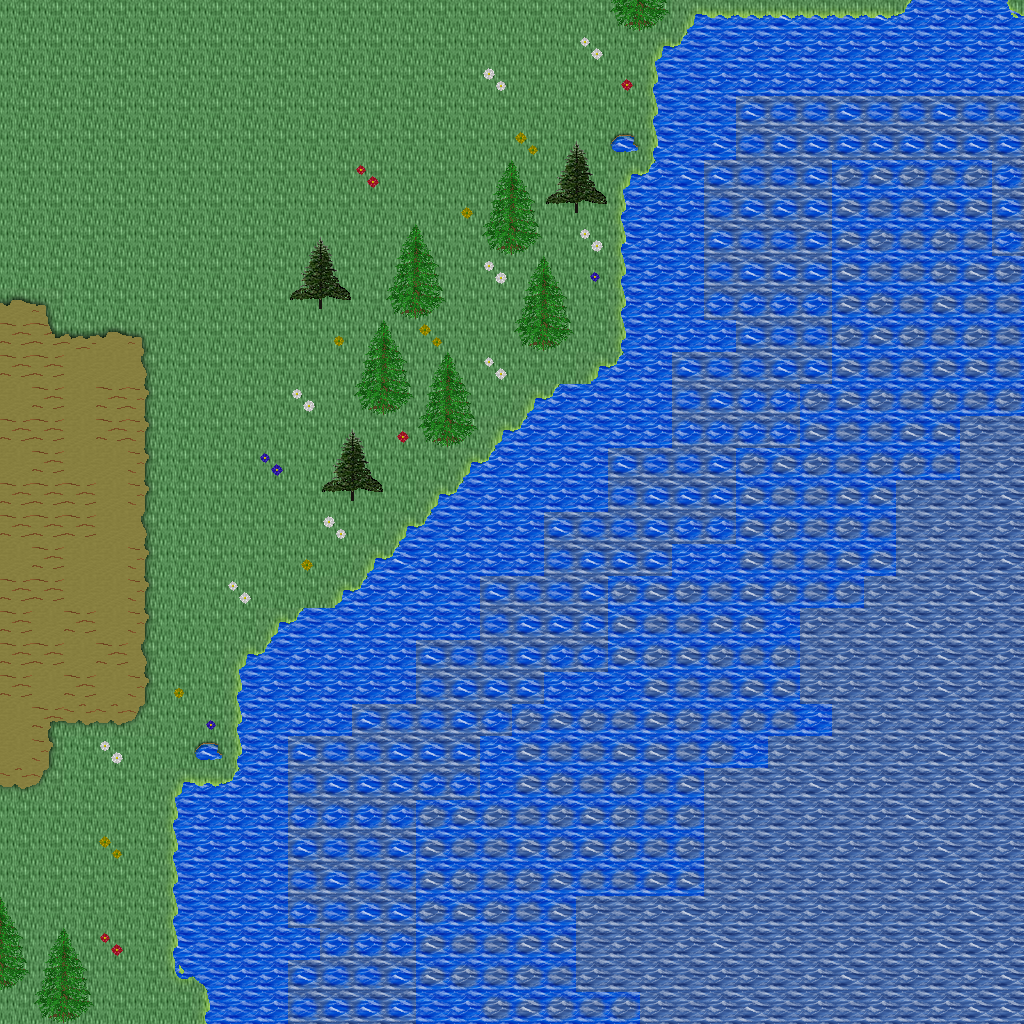

This game map was drawn from its Tiled (.tmx) file and the tilesets committed beside it. A one-line description and the trimmed map source follow:
An orthogonal 32x32 tile map with 32x32 px tiles, 5 tile layers (Ground, Objects, Objects2, Above, ...), 1 hidden layer not drawn, 60 tilesets.

<map version="1.10" tiledversion="1.11.0" orientation="orthogonal" renderorder="right-down" width="32" height="32" tilewidth="32" tileheight="32" infinite="0" nextlayerid="11" nextobjectid="1">
 <tileset firstgid="1" name="logic_collision" tilewidth="32" tileheight="32" tilecount="1" columns="1">
  <image source="../drawable/logic_collision.png" width="32" height="32" />
 </tileset>
 <tileset firstgid="2" name="building_decoration_orbpedestal" tilewidth="32" tileheight="32" tilecount="2" columns="1">
  <image source="../drawable/building_decoration_orbpedestal.png" width="32" height="64" />
 </tileset>
 <tileset firstgid="4" name="building_decoration_chimney" tilewidth="32" tileheight="32" tilecount="2" columns="1">
  <image source="../drawable/building_decoration_chimney.png" width="32" height="64" />
 </tileset>
 <tileset firstgid="6" name="item_statue_fairypool" tilewidth="32" tileheight="32" tilecount="16" columns="2">
  <image source="../drawable/item_statue_fairypool.png" width="64" height="256" />
 </tileset>
 <tileset firstgid="22" name="building_decoration_stone_details" tilewidth="32" tileheight="32" tilecount="4" columns="2">
  <image source="../drawable/building_decoration_stone_details.png" width="64" height="64" />
 </tileset>
 <tileset firstgid="26" name="building_door_closed" tilewidth="32" tileheight="32" tilecount="1" columns="1">
  <image source="../drawable/building_door_closed.png" width="32" height="32" />
 </tileset>
 <tileset firstgid="27" name="building_door_door" tilewidth="32" tileheight="32" tilecount="6" columns="3">
  <image source="../drawable/building_door_door.png" width="96" height="64" />
 </tileset>
 <tileset firstgid="33" name="building_fence_fence_chunky" tilewidth="32" tileheight="32" tilecount="21" columns="3">
  <image source="../drawable/building_fence_fence_chunky.png" width="96" height="224" />
 </tileset>
 <tileset firstgid="54" name="building_roof_blue" tilewidth="32" tileheight="32" tilecount="20" columns="5">
  <image source="../drawable/building_roof_blue.png" width="160" height="128" />
 </tileset>
 <tileset firstgid="74" name="building_roof_green" tilewidth="32" tileheight="32" tilecount="20" columns="5">
  <image source="../drawable/building_roof_green.png" width="160" height="128" />
 </tileset>
 <tileset firstgid="94" name="building_roof_red" tilewidth="32" tileheight="32" tilecount="20" columns="5">
  <image source="../drawable/building_roof_red.png" width="160" height="128" />
 </tileset>
 <tileset firstgid="114" name="building_roof_red2" tilewidth="32" tileheight="32" tilecount="20" columns="5">
  <image source="../drawable/building_roof_red2.png" width="160" height="128" />
 </tileset>
 <tileset firstgid="134" name="building_roof_roof_borders" tilewidth="32" tileheight="32" tilecount="9" columns="3">
  <image source="../drawable/building_roof_roof_borders.png" width="96" height="96" />
 </tileset>
 <tileset firstgid="143" name="building_roof_yellow" tilewidth="32" tileheight="32" tilecount="20" columns="5">
  <image source="../drawable/building_roof_yellow.png" width="160" height="128" />
 </tileset>
 <tileset firstgid="163" name="building_window_window_long" tilewidth="32" tileheight="32" tilecount="3" columns="3">
  <image source="../drawable/building_window_window_long.png" width="96" height="32" />
 </tileset>
 <tileset firstgid="166" name="ground_cobbled_paving" tilewidth="32" tileheight="32" tilecount="1" columns="1">
  <image source="../drawable/ground_cobbled_paving.png" width="32" height="32" />
 </tileset>
 <tileset firstgid="167" name="ground_gravel" tilewidth="32" tileheight="32" tilecount="1" columns="1">
  <image source="../drawable/ground_gravel.png" width="32" height="32" />
 </tileset>
 <tileset firstgid="168" name="ground_stone_floors" tilewidth="32" tileheight="32" tilecount="6" columns="3">
  <image source="../drawable/ground_stone_floors.png" width="96" height="64" />
 </tileset>
 <tileset firstgid="174" name="ground_ground" tilewidth="32" tileheight="32" tilecount="33" columns="3">
  <image source="../drawable/ground_ground.png" width="96" height="352" />
 </tileset>
 <tileset firstgid="207" name="plant_bush_various_small" tilewidth="32" tileheight="32" tilecount="9" columns="3">
  <image source="../drawable/plant_bush_various_small.png" width="96" height="96" />
 </tileset>
 <tileset firstgid="216" name="plant_flower_daisy_blue" tilewidth="32" tileheight="32" tilecount="8" columns="2">
  <image source="../drawable/plant_flower_daisy_blue.png" width="64" height="128" />
 </tileset>
 <tileset firstgid="224" name="plant_flower_daisy_red" tilewidth="32" tileheight="32" tilecount="8" columns="2">
  <image source="../drawable/plant_flower_daisy_red.png" width="64" height="128" />
 </tileset>
 <tileset firstgid="232" name="plant_flower_daisy_white" tilewidth="32" tileheight="32" tilecount="8" columns="2">
  <image source="../drawable/plant_flower_daisy_white.png" width="64" height="128" />
 </tileset>
 <tileset firstgid="240" name="plant_flower_daisy_yellow" tilewidth="32" tileheight="32" tilecount="8" columns="2">
  <image source="../drawable/plant_flower_daisy_yellow.png" width="64" height="128" />
 </tileset>
 <tileset firstgid="248" name="plant_tree_spruce" tilewidth="32" tileheight="32" tilecount="6" columns="2">
  <image source="../drawable/plant_tree_spruce.png" width="64" height="96" />
 </tileset>
 <tileset firstgid="254" name="item_pot_pot_purple" tilewidth="32" tileheight="32" tilecount="1" columns="1">
  <image source="../drawable/item_pot_pot_purple.png" width="32" height="32" />
 </tileset>
 <tileset firstgid="255" name="item_pot_pot_tall" tilewidth="32" tileheight="32" tilecount="2" columns="1">
  <image source="../drawable/item_pot_pot_tall.png" width="32" height="64" />
 </tileset>
 <tileset firstgid="257" name="item_pot_small_barrel" tilewidth="32" tileheight="32" tilecount="2" columns="1">
  <image source="../drawable/item_pot_small_barrel.png" width="32" height="64" />
 </tileset>
 <tileset firstgid="259" name="item_postbox" tilewidth="32" tileheight="32" tilecount="4" columns="2">
  <image source="../drawable/item_postbox.png" width="64" height="64" />
 </tileset>
 <tileset firstgid="263" name="furniture_chair_wooden_pale" tilewidth="32" tileheight="32" tilecount="4" columns="2">
  <image source="../drawable/furniture_chair_wooden_pale.png" width="64" height="64" />
 </tileset>
 <tileset firstgid="267" name="furniture_table_wooden" tilewidth="32" tileheight="32" tilecount="1" columns="1">
  <image source="../drawable/furniture_table_wooden.png" width="32" height="32" />
 </tileset>
 <tileset firstgid="268" name="furniture_table_brick_base" tilewidth="32" tileheight="32" tilecount="3" columns="3">
  <image source="../drawable/furniture_table_brick_base.png" width="96" height="32" />
 </tileset>
 <tileset firstgid="271" name="furniture_light_iron_lamp" tilewidth="32" tileheight="32" tilecount="3" columns="1">
  <image source="../drawable/furniture_light_iron_lamp.png" width="32" height="96" />
 </tileset>
 <tileset firstgid="274" name="furniture_light_flames" tilewidth="32" tileheight="32" tilecount="6" columns="6">
  <image source="../drawable/furniture_light_flames.png" width="192" height="32" />
 </tileset>
 <tileset firstgid="280" name="furniture_sink_dark_side_on" tilewidth="32" tileheight="32" tilecount="6" columns="3">
  <image source="../drawable/furniture_sink_dark_side_on.png" width="96" height="64" />
 </tileset>
 <tileset firstgid="286" name="ground_grass_corners" tilewidth="32" tileheight="32" tilecount="24" columns="6">
  <image source="../drawable/ground_grass_corners.png" width="192" height="128" />
 </tileset>
 <tileset firstgid="310" name="ground_grass_edges" tilewidth="32" tileheight="32" tilecount="36" columns="12">
  <image source="../drawable/ground_grass_edges.png" width="384" height="96" />
 </tileset>
 <tileset firstgid="346" name="plant_tree_tree_fluffy" tilewidth="32" tileheight="32" tilecount="12" columns="4">
  <image source="../drawable/plant_tree_tree_fluffy.png" width="128" height="96" />
 </tileset>
 <tileset firstgid="358" name="ground_water_dungeon_water" tilewidth="32" tileheight="32" tilecount="30" columns="3">
  <image source="../drawable/ground_water_dungeon_water.png" width="96" height="320" />
 </tileset>
 <tileset firstgid="388" name="furniture_table_wooden_rectangular" tilewidth="32" tileheight="32" tilecount="9" columns="3">
  <image source="../drawable/furniture_table_wooden_rectangular.png" width="96" height="96" />
 </tileset>
 <tileset firstgid="397" name="item_statue_metal_and_stone" tilewidth="32" tileheight="32" tilecount="6" columns="3">
  <image source="../drawable/item_statue_metal_and_stone.png" width="96" height="64" />
 </tileset>
 <tileset firstgid="403" name="ground_fire_fire" tilewidth="32" tileheight="32" tilecount="27" columns="3">
  <image source="../drawable/ground_fire_fire.png" width="96" height="288" />
 </tileset>
 <tileset firstgid="430" name="furniture_table_bench" tilewidth="32" tileheight="32" tilecount="3" columns="3">
  <image source="../drawable/furniture_table_bench.png" width="96" height="32" />
 </tileset>
 <tileset firstgid="433" name="plant_bush_hosta" tilewidth="32" tileheight="32" tilecount="9" columns="3">
  <image source="../drawable/plant_bush_hosta.png" width="96" height="96" />
 </tileset>
 <tileset firstgid="442" name="plant_tree_tree_green" tilewidth="32" tileheight="32" tilecount="88" columns="8">
  <image source="../drawable/plant_tree_tree_green.png" width="256" height="352" />
 </tileset>
 <tileset firstgid="530" name="item_sign_large" tilewidth="32" tileheight="32" tilecount="15" columns="5">
  <image source="../drawable/item_sign_large.png" width="160" height="96" />
 </tileset>
 <tileset firstgid="545" name="building_wall_wall_brown" tilewidth="32" tileheight="32" tilecount="12" columns="3">
  <image source="../drawable/building_wall_wall_brown.png" width="96" height="128" />
 </tileset>
 <tileset firstgid="557" name="ground_green_paving_4" tilewidth="32" tileheight="32" tilecount="3" columns="3">
  <image source="../drawable/ground_green_paving_4.png" width="96" height="32" />
 </tileset>
 <tileset firstgid="560" name="item_swing" tilewidth="32" tileheight="32" tilecount="4" columns="2">
  <image source="../drawable/item_swing.png" width="64" height="64" />
 </tileset>
 <tileset firstgid="564" name="item_fishrods" tilewidth="32" tileheight="32" tilecount="12" columns="4">
  <image source="../drawable/item_fishrods.png" width="128" height="96" />
 </tileset>
 <tileset firstgid="576" name="logic_creature_human_kalavan" tilewidth="32" tileheight="32" tilecount="5" columns="5">
  <image source="../drawable/logic_creature_human_kalavan.png" width="160" height="32" />
 </tileset>
 <tileset firstgid="581" name="logic_creature_animal" tilewidth="32" tileheight="32" tilecount="32" columns="8">
  <image source="../drawable/logic_creature_animal.png" width="256" height="128" />
 </tileset>
 <tileset firstgid="613" name="building_decoration_numbers" tilewidth="32" tileheight="32" tilecount="20" columns="2">
  <image source="../drawable/building_decoration_numbers.png" width="64" height="320" />
 </tileset>
 <tileset firstgid="633" name="ground_green_paving" tilewidth="32" tileheight="32" tilecount="18" columns="3">
  <image source="../drawable/ground_green_paving.png" width="96" height="192" />
 </tileset>
 <tileset firstgid="651" name="item_huge_orb" tilewidth="32" tileheight="32" tilecount="16" columns="2">
  <image source="../drawable/item_huge_orb.png" width="64" height="256" />
 </tileset>
 <tileset firstgid="667" name="light_light_5x5" tilewidth="32" tileheight="32" tilecount="25" columns="5">
  <image source="../drawable/light_light_5x5.png" width="160" height="160" />
 </tileset>
 <tileset firstgid="692" name="light_dim_light_5x5" tilewidth="32" tileheight="32" tilecount="25" columns="5">
  <image source="../drawable/light_dim_light_5x5.png" width="160" height="160" />
 </tileset>
 <tileset firstgid="717" name="item_firewood" tilewidth="32" tileheight="32" tilecount="12" columns="3">
  <image source="../drawable/item_firewood.png" width="96" height="128" />
 </tileset>
 <tileset firstgid="729" name="logic_creature_fowl" tilewidth="32" tileheight="32" tilecount="6" columns="6">
  <image source="../drawable/logic_creature_fowl.png" width="192" height="32" />
 </tileset>
 <tileset firstgid="735" name="logic_creature_human_imperial" tilewidth="32" tileheight="32" tilecount="16" columns="8">
  <image source="../drawable/logic_creature_human_imperial.png" width="256" height="64" />
 </tileset>
 <layer id="1" name="Ground" width="32" height="32">
  <data>[1024 cells, 1024 non-empty, 14 distinct tile ids]</data>
 </layer>
 <layer id="2" name="Objects" width="32" height="32">
  <data>[1024 cells, 150 non-empty, 32 distinct tile ids]</data>
 </layer>
 <layer id="3" name="Objects2" width="32" height="32">
  <data>[1024 cells, 0 non-empty, 0 distinct tile ids]</data>
 </layer>
 <layer id="4" name="Above" width="32" height="32">
  <data>[1024 cells, 38 non-empty, 8 distinct tile ids]</data>
 </layer>
 <layer id="5" name="Above2" width="32" height="32">
  <data>[1024 cells, 0 non-empty, 0 distinct tile ids]</data>
 </layer>
 <layer id="6" name="Walkable" width="32" height="32" visible="0">
  <data>[1024 cells, 589 non-empty, 1 distinct tile ids]</data>
 </layer>
 <objectgroup id="7" name="Mapevents" />
 <objectgroup id="8" name="Spawn" />
 <objectgroup id="9" name="Keys" />
 <objectgroup id="10" name="Replace" />
</map>
